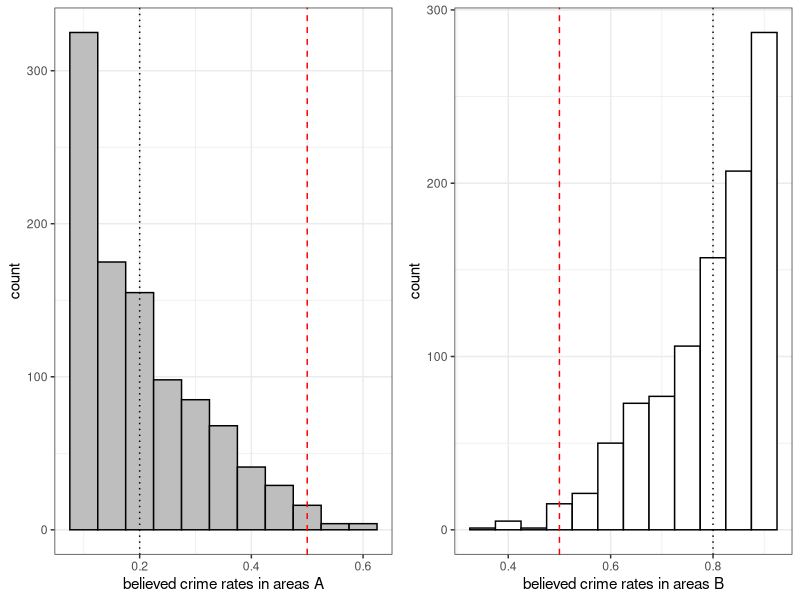
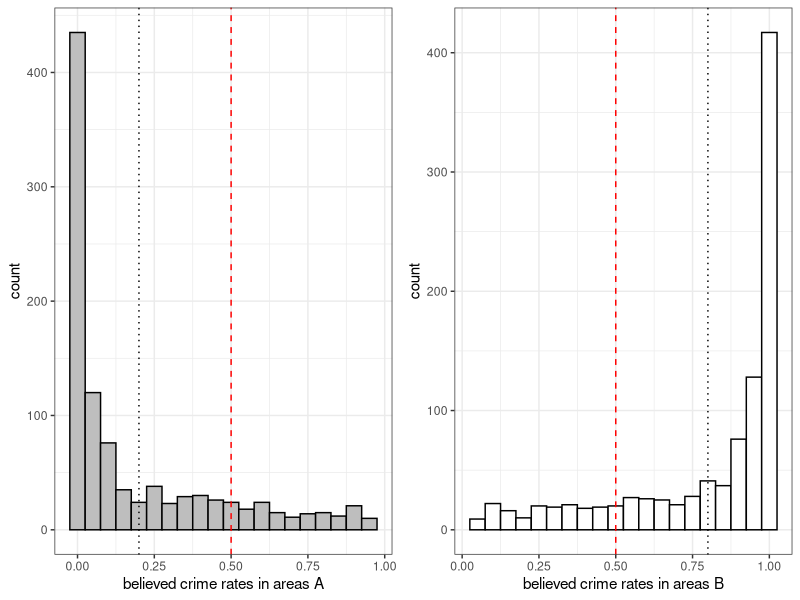
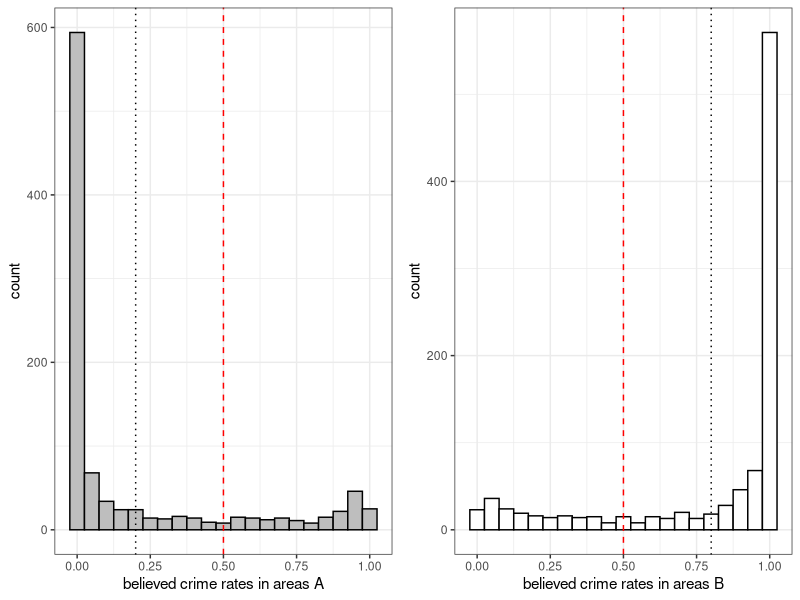
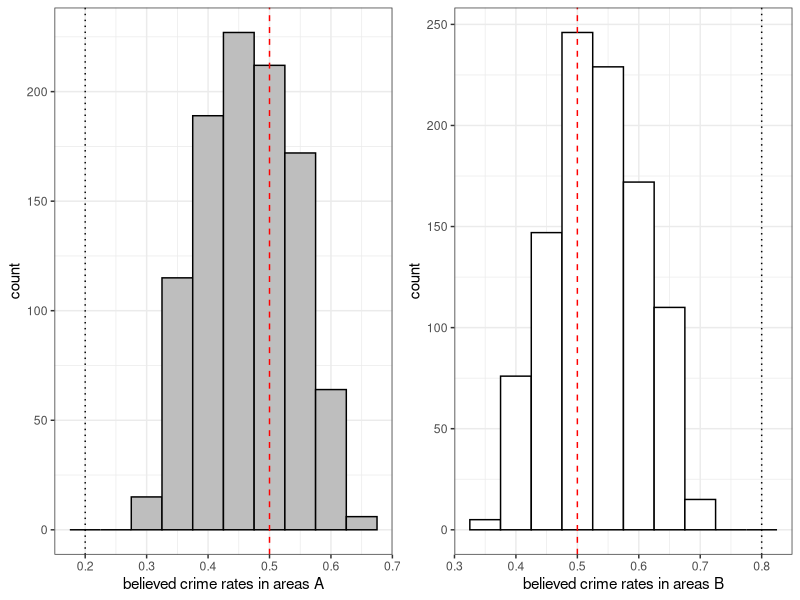
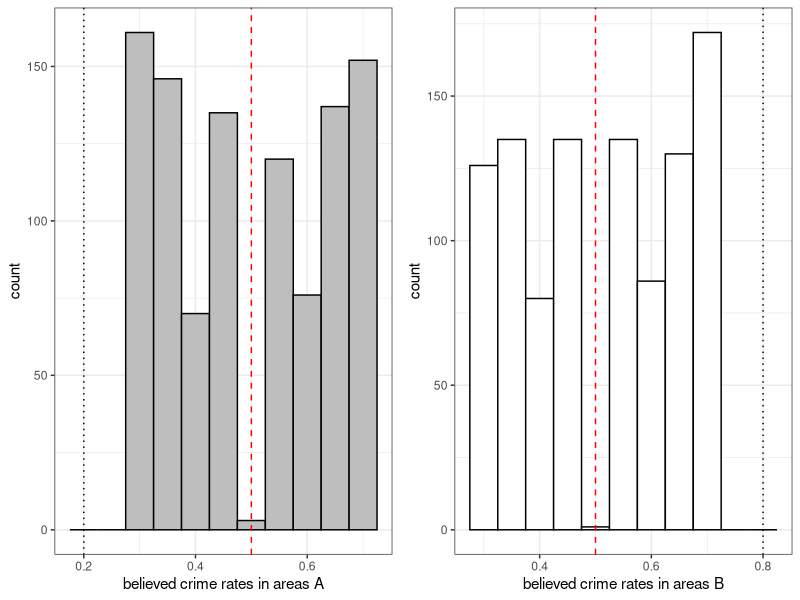
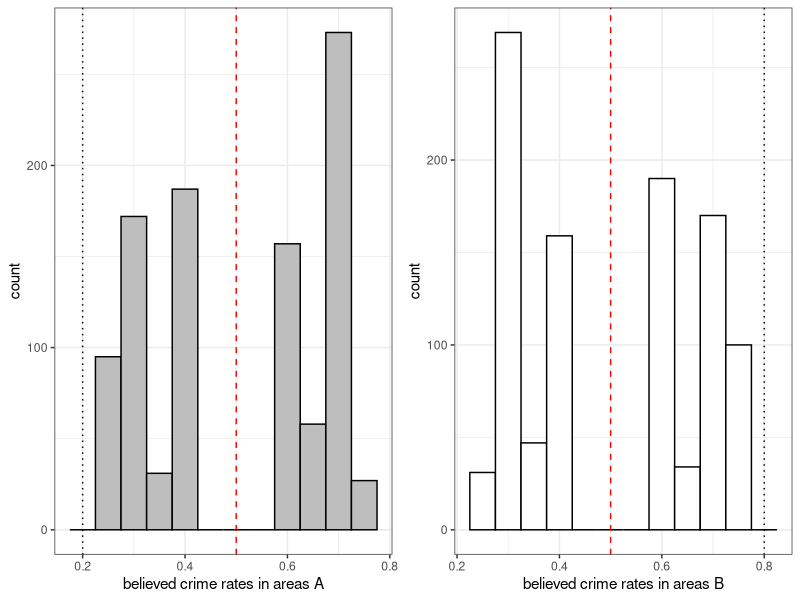

Source code (R) for these figures, in order:
## ---- chunk 1
# true crime
a <- 0.5
b <- 0.5

# police beliefs about crime
ac <- 0.2
bc <- 0.8

# police crime detection when visiting an area
x <- 0.1
## ---- chunk 2
crime1 <- function(ac, bc, a, b, x) {

  outcome <- c(1, 0)
  ac <- ac/(ac+bc)
  bc <- bc/(ac+bc)
  a <- a/(a+b)
  b <- b/(a+b)
    
  flip <- sample(outcome, 1, prob=c(ac,bc))
    
    if(flip==1) {
      learn_a <- c((ac+a*x)/(ac+a*x+bc), bc/(ac+a*x+bc))
      return(c(ac, bc, learn_a))
    }
    else        {
      learn_b <- c(ac/(ac+b*x+bc), (bc+b*x)/(ac+b*x+bc))
      return(c(ac, bc, learn_b))
    
    }
}

crime2 <- function(ac, bc, a, b, x) {
  
  outcome <- c(1, 0)
  a <- a/(a+b)
  b <- b/(a+b)
  before <- crime1(ac, bc, a, b, x)
  ac <- tail(before, 2)[1]
  bc <- tail(before, 2)[2]
  
  flip <- sample(outcome, 1, prob=c(ac,bc))
  
  if(flip==1) {
    learn_a <- c((ac+a*x)/(ac+a*x+bc), bc/(ac+a*x+bc))
    return(c(before, learn_a))
  }
  else        {
    learn_b <- c(ac/(ac+b*x+bc), (bc+b*x)/(ac+b*x+bc))
    return(c(before, learn_b))
    
  }
}

crime3 <- function(ac, bc, a, b, x) {
  
  outcome <- c(1, 0)
  a <- a/(a+b)
  b <- b/(a+b)
  before <- crime2(ac, bc, a, b, x)
  ac <- tail(before, 2)[1]
  bc <- tail(before, 2)[2]
  
  flip <- sample(outcome, 1, prob=c(ac,bc))
  
  if(flip==1) {
    learn_a <- c((ac+a*x)/(ac+a*x+bc), bc/(ac+a*x+bc))
    return(c(before, learn_a))
  }
  else        {
    learn_b <- c(ac/(ac+b*x+bc), (bc+b*x)/(ac+b*x+bc))
    return(c(before, learn_b))
    
  }
}

crime4 <- function(ac, bc, a, b, x) {
  
  outcome <- c(1, 0)
  a <- a/(a+b)
  b <- b/(a+b)
  before <- crime3(ac, bc, a, b, x)
  ac <- tail(before, 2)[1]
  bc <- tail(before, 2)[2]
  
  flip <- sample(outcome, 1, prob=c(ac,bc))
  
  if(flip==1) {
    learn_a <- c((ac+a*x)/(ac+a*x+bc), bc/(ac+a*x+bc))
    return(c(before, learn_a))
  }
  else        {
    learn_b <- c(ac/(ac+b*x+bc), (bc+b*x)/(ac+b*x+bc))
    return(c(before, learn_b))
    
  }
}

crime5 <- function(ac, bc, a, b, x) {
  
  outcome <- c(1, 0)
  a <- a/(a+b)
  b <- b/(a+b)
  before <- crime4(ac, bc, a, b, x)
  ac <- tail(before, 2)[1]
  bc <- tail(before, 2)[2]
  
  flip <- sample(outcome, 1, prob=c(ac,bc))
  
  if(flip==1) {
    learn_a <- c((ac+a*x)/(ac+a*x+bc), bc/(ac+a*x+bc))
    return(c(before, learn_a))
  }
  else        {
    learn_b <- c(ac/(ac+b*x+bc), (bc+b*x)/(ac+b*x+bc))
    return(c(before, learn_b))
    
  }
}

crime6 <- function(ac, bc, a, b, x) {
  
  outcome <- c(1, 0)
  a <- a/(a+b)
  b <- b/(a+b)
  before <- crime5(ac, bc, a, b, x)
  ac <- tail(before, 2)[1]
  bc <- tail(before, 2)[2]
  
  flip <- sample(outcome, 1, prob=c(ac,bc))
  
  if(flip==1) {
    learn_a <- c((ac+a*x)/(ac+a*x+bc), bc/(ac+a*x+bc))
    return(c(before, learn_a))
  }
  else        {
    learn_b <- c(ac/(ac+b*x+bc), (bc+b*x)/(ac+b*x+bc))
    return(c(before, learn_b))
    
  }
}

crime7 <- function(ac, bc, a, b, x) {
  
  outcome <- c(1, 0)
  a <- a/(a+b)
  b <- b/(a+b)
  before <- crime6(ac, bc, a, b, x)
  ac <- tail(before, 2)[1]
  bc <- tail(before, 2)[2]
  
  flip <- sample(outcome, 1, prob=c(ac,bc))
  
  if(flip==1) {
    learn_a <- c((ac+a*x)/(ac+a*x+bc), bc/(ac+a*x+bc))
    return(c(before, learn_a))
  }
  else        {
    learn_b <- c(ac/(ac+b*x+bc), (bc+b*x)/(ac+b*x+bc))
    return(c(before, learn_b))
    
  }
}

crime8 <- function(ac, bc, a, b, x) {
  
  outcome <- c(1, 0)
  a <- a/(a+b)
  b <- b/(a+b)
  before <- crime7(ac, bc, a, b, x)
  ac <- tail(before, 2)[1]
  bc <- tail(before, 2)[2]
  
  flip <- sample(outcome, 1, prob=c(ac,bc))
  
  if(flip==1) {
    learn_a <- c((ac+a*x)/(ac+a*x+bc), bc/(ac+a*x+bc))
    return(c(before, learn_a))
  }
  else        {
    learn_b <- c(ac/(ac+b*x+bc), (bc+b*x)/(ac+b*x+bc))
    return(c(before, learn_b))
    
  }
}

crime9 <- function(ac, bc, a, b, x) {
  
  outcome <- c(1, 0)
  a <- a/(a+b)
  b <- b/(a+b)
  before <- crime8(ac, bc, a, b, x)
  ac <- tail(before, 2)[1]
  bc <- tail(before, 2)[2]
  
  flip <- sample(outcome, 1, prob=c(ac,bc))
  
  if(flip==1) {
    learn_a <- c((ac+a*x)/(ac+a*x+bc), bc/(ac+a*x+bc))
    return(c(before, learn_a))
  }
  else        {
    learn_b <- c(ac/(ac+b*x+bc), (bc+b*x)/(ac+b*x+bc))
    return(c(before, learn_b))
    
  }
}

crime10 <- function(ac, bc, a, b, x) {
  
  outcome <- c(1, 0)
  a <- a/(a+b)
  b <- b/(a+b)
  before <- crime9(ac, bc, a, b, x)
  ac <- tail(before, 2)[1]
  bc <- tail(before, 2)[2]
  
  flip <- sample(outcome, 1, prob=c(ac,bc))
  
  if(flip==1) {
    learn_a <- c((ac+a*x)/(ac+a*x+bc), bc/(ac+a*x+bc))
    return(c(before, learn_a))
  }
  else        {
    learn_b <- c(ac/(ac+b*x+bc), (bc+b*x)/(ac+b*x+bc))
    return(c(before, learn_b))
    
  }
}
## ---- chunk 3
crime1(0.2, 0.8, 0.5, 0.5, 0.2)
crime2(0.2, 0.8, 0.5, 0.5, 0.2)
crime2(0.2, 0.8, 0.5, 0.5, 0.2)
crime3(0.2, 0.8, 0.5, 0.5, 0.2)
crime4(0.2, 0.8, 0.5, 0.5, 0.2)
crime5(0.2, 0.8, 0.5, 0.5, 0.2)
crime6(0.2, 0.8, 0.5, 0.5, 0.2)
crime7(0.2, 0.8, 0.5, 0.5, 0.2)
crime8(0.2, 0.8, 0.5, 0.5, 0.2)
crime9(0.2, 0.8, 0.5, 0.5, 0.2)
crime10(0.2, 0.8, 0.5, 0.5, 0.2)
## ---- chunk 4
library(ggplot2)
library(gridExtra) 
library(ggpubr)
## ---- chunk 5
# crime10(0.2, 0.8, 0.5, 0.5, 0.2)
r10a <- replicate(1000, tail(crime10(0.2, 0.8, 0.5, 0.5, 0.2), 2)[1]) 
r10b <- replicate(1000, tail(crime10(0.2, 0.8, 0.5, 0.5, 0.2), 2)[2]) 
r10aa <- replicate(1000, tail(crime10(0.2, 0.8, 0.5, 0.5, 0.6), 2)[1]) 
r10bb <- replicate(1000, tail(crime10(0.2, 0.8, 0.5, 0.5, 0.6), 2)[2])
r10aaa <- replicate(1000, tail(crime10(0.2, 0.8, 0.5, 0.5, 0.9), 2)[1]) 
r10bbb <- replicate(1000, tail(crime10(0.2, 0.8, 0.5, 0.5, 0.9), 2)[2])
## ---- chunk 6
data <- as.data.frame(r10a)
a <- ggplot(data, aes(x=r10a)) + 
  geom_histogram(binwidth = 0.05, color="black", fill="grey") + 
  theme_bw() +
  geom_vline(xintercept = 0.2, linetype="dotted", color = "black", size=0.5) +
  geom_vline(xintercept = 0.5, linetype="dashed", color = "red", size=0.5) +
  xlab("believed crime rates in areas A")

data <- as.data.frame(r10b)
b <- ggplot(data, aes(x=r10b)) + 
  geom_histogram(binwidth = 0.05, color="black", fill="white") + 
  theme_bw() +
  geom_vline(xintercept = 0.8, linetype="dotted", color = "black", size=0.5) +
  geom_vline(xintercept = 0.5, linetype="dashed", color = "red", size=0.5) +
  xlab("believed crime rates in areas B")

data <- as.data.frame(r10aa)
aa <- ggplot(data, aes(x=r10aa)) + 
  geom_histogram(binwidth = 0.05, color="black", fill="grey") + 
  theme_bw() +
  geom_vline(xintercept = 0.2, linetype="dotted", color = "black", size=0.5) +
  geom_vline(xintercept = 0.5, linetype="dashed", color = "red", size=0.5) +
  xlab("believed crime rates in areas A")

data <- as.data.frame(r10bb)
bb <- ggplot(data, aes(x=r10bb)) + 
  geom_histogram(binwidth = 0.05, color="black", fill="white") + 
  theme_bw() +
  geom_vline(xintercept = 0.8, linetype="dotted", color = "black", size=0.5) +
  geom_vline(xintercept = 0.5, linetype="dashed", color = "red", size=0.5) +
  xlab("believed crime rates in areas B")

data <- as.data.frame(r10aaa)
aaa <- ggplot(data, aes(x=r10aaa)) + 
  geom_histogram(binwidth = 0.05, color="black", fill="grey") + 
  theme_bw() +
  geom_vline(xintercept = 0.2, linetype="dotted", color = "black", size=0.5) +
  geom_vline(xintercept = 0.5, linetype="dashed", color = "red", size=0.5) +
  xlab("believed crime rates in areas A")

data <- as.data.frame(r10bbb)
bbb <- ggplot(data, aes(x=r10bbb)) + 
  geom_histogram(binwidth = 0.05, color="black", fill="white") + 
  theme_bw() +
  geom_vline(xintercept = 0.8, linetype="dotted", color = "black", size=0.5) +
  geom_vline(xintercept = 0.5, linetype="dashed", color = "red", size=0.5) +
  xlab("believed crime rates in areas B")
## ---- chunk 7
plot1 <- ggarrange(a, b, nrow=1, ncol=2)
plot1
plot2 <- ggarrange(aa, bb, nrow=1, ncol=2)
plot2
plot3 <- ggarrange(aaa, bbb, nrow=1, ncol=2)
plot3
## ---- chunk 8
crime1 <- function(ac, bc, a, b, x, r) {

  outcome <- c(1, 0)
  ac <- (1/2*(ac)+1/2*(a*r))/((1/2*(ac)+1/2*(a*r))+(1/2*(bc)+1/2*(b*r)))
  bc <- (1/2*(bc)+1/2*(b*r))/((1/2*(ac)+1/2*(a*r))+(1/2*(bc)+1/2*(b*r)))
  a <- a/(a+b)
  b <- b/(a+b)
    
  flip <- sample(outcome, 1, prob=c(ac,bc))
  # initial police decision depends on rate of crime reporting x
    
    if(flip==1) {
      learn_a <- c((ac+a*x)/(ac+a*x+bc), bc/(ac+a*x+bc))
      return(c(ac, bc, learn_a))
    }
    else        {
      learn_b <- c(ac/(ac+b*x+bc), (bc+b*x)/(ac+b*x+bc))
      return(c(ac, bc, learn_b))
    
    }
}

crime2 <- function(ac, bc, a, b, x, r) {
  
  outcome <- c(1, 0)
  before <- crime1(ac, bc, a, b, x, r)
  ac <- tail(before, 2)[1]
  bc <- tail(before, 2)[2]
  ac <- (1/2*(ac)+1/2*(a*r))/((1/2*(ac)+1/2*(a*r))+(1/2*(bc)+1/2*(b*r)))
  bc <- (1/2*(bc)+1/2*(b*r))/((1/2*(ac)+1/2*(a*r))+(1/2*(bc)+1/2*(b*r)))  
  flip <- sample(outcome, 1, prob=c(ac,bc))
  
  if(flip==1) {
    learn_a <- c((ac+a*x)/(ac+a*x+bc), bc/(ac+a*x+bc))
    return(c(before, learn_a))
  }
  else        {
    learn_b <- c(ac/(ac+b*x+bc), (bc+b*x)/(ac+b*x+bc))
    return(c(before, learn_b))
    
  }
}

crime3 <- function(ac, bc, a, b, x, r) {
  
  outcome <- c(1, 0)
  before <- crime2(ac, bc, a, b, x, r)
  ac <- tail(before, 2)[1]
  bc <- tail(before, 2)[2]
  ac <- (1/2*(ac)+1/2*(a*r))/((1/2*(ac)+1/2*(a*r))+(1/2*(bc)+1/2*(b*r)))
  bc <- (1/2*(bc)+1/2*(b*r))/((1/2*(ac)+1/2*(a*r))+(1/2*(bc)+1/2*(b*r)))
  
  
  flip <- sample(outcome, 1, prob=c(ac,bc))
  
  if(flip==1) {
    learn_a <- c((ac+a*x)/(ac+a*x+bc), bc/(ac+a*x+bc))
    return(c(before, learn_a))
  }
  else        {
    learn_b <- c(ac/(ac+b*x+bc), (bc+b*x)/(ac+b*x+bc))
    return(c(before, learn_b))
    
  }
}

crime4 <- function(ac, bc, a, b, x, r) {
  
  outcome <- c(1, 0)
  before <- crime3(ac, bc, a, b, x, r)
  ac <- tail(before, 2)[1]
  bc <- tail(before, 2)[2]
  ac <- (1/2*(ac)+1/2*(a*r))/((1/2*(ac)+1/2*(a*r))+(1/2*(bc)+1/2*(b*r)))
  bc <- (1/2*(bc)+1/2*(b*r))/((1/2*(ac)+1/2*(a*r))+(1/2*(bc)+1/2*(b*r)))
  
  flip <- sample(outcome, 1, prob=c(ac,bc))
  
  if(flip==1) {
    learn_a <- c((ac+a*x)/(ac+a*x+bc), bc/(ac+a*x+bc))
    return(c(before, learn_a))
  }
  else        {
    learn_b <- c(ac/(ac+b*x+bc), (bc+b*x)/(ac+b*x+bc))
    return(c(before, learn_b))
    
  }
}

crime5 <- function(ac, bc, a, b, x, r) {
  
  outcome <- c(1, 0)
  before <- crime4(ac, bc, a, b, x, r)
  ac <- tail(before, 2)[1]
  bc <- tail(before, 2)[2]
  ac <- (1/2*(ac)+1/2*(a*r))/((1/2*(ac)+1/2*(a*r))+(1/2*(bc)+1/2*(b*r)))
  bc <- (1/2*(bc)+1/2*(b*r))/((1/2*(ac)+1/2*(a*r))+(1/2*(bc)+1/2*(b*r)))
  
  flip <- sample(outcome, 1, prob=c(ac,bc))
  
  if(flip==1) {
    learn_a <- c((ac+a*x)/(ac+a*x+bc), bc/(ac+a*x+bc))
    return(c(before, learn_a))
  }
  else        {
    learn_b <- c(ac/(ac+b*x+bc), (bc+b*x)/(ac+b*x+bc))
    return(c(before, learn_b))
    
  }
}

crime6 <- function(ac, bc, a, b, x, r) {
  
  outcome <- c(1, 0)
  before <- crime5(ac, bc, a, b, x, r)
  ac <- tail(before, 2)[1]
  bc <- tail(before, 2)[2]
  ac <- (1/2*(ac)+1/2*(a*r))/((1/2*(ac)+1/2*(a*r))+(1/2*(bc)+1/2*(b*r)))
  bc <- (1/2*(bc)+1/2*(b*r))/((1/2*(ac)+1/2*(a*r))+(1/2*(bc)+1/2*(b*r)))
  
  flip <- sample(outcome, 1, prob=c(ac,bc))
  
  if(flip==1) {
    learn_a <- c((ac+a*x)/(ac+a*x+bc), bc/(ac+a*x+bc))
    return(c(before, learn_a))
  }
  else        {
    learn_b <- c(ac/(ac+b*x+bc), (bc+b*x)/(ac+b*x+bc))
    return(c(before, learn_b))
    
  }
}

crime7 <- function(ac, bc, a, b, x, r) {
  
  outcome <- c(1, 0)
  before <- crime6(ac, bc, a, b, x, r)
  ac <- tail(before, 2)[1]
  bc <- tail(before, 2)[2]
  ac <- (1/2*(ac)+1/2*(a*r))/((1/2*(ac)+1/2*(a*r))+(1/2*(bc)+1/2*(b*r)))
  bc <- (1/2*(bc)+1/2*(b*r))/((1/2*(ac)+1/2*(a*r))+(1/2*(bc)+1/2*(b*r)))
  
  flip <- sample(outcome, 1, prob=c(ac,bc))
  
  if(flip==1) {
    learn_a <- c((ac+a*x)/(ac+a*x+bc), bc/(ac+a*x+bc))
    return(c(before, learn_a))
  }
  else        {
    learn_b <- c(ac/(ac+b*x+bc), (bc+b*x)/(ac+b*x+bc))
    return(c(before, learn_b))
    
  }
}

crime8 <- function(ac, bc, a, b, x, r) {
  
  outcome <- c(1, 0)
  before <- crime7(ac, bc, a, b, x, r)
  ac <- tail(before, 2)[1]
  bc <- tail(before, 2)[2]
  ac <- (1/2*(ac)+1/2*(a*r))/((1/2*(ac)+1/2*(a*r))+(1/2*(bc)+1/2*(b*r)))
  bc <- (1/2*(bc)+1/2*(b*r))/((1/2*(ac)+1/2*(a*r))+(1/2*(bc)+1/2*(b*r)))
  
  flip <- sample(outcome, 1, prob=c(ac,bc))
  
  if(flip==1) {
    learn_a <- c((ac+a*x)/(ac+a*x+bc), bc/(ac+a*x+bc))
    return(c(before, learn_a))
  }
  else        {
    learn_b <- c(ac/(ac+b*x+bc), (bc+b*x)/(ac+b*x+bc))
    return(c(before, learn_b))
    
  }
}

crime9 <- function(ac, bc, a, b, x, r) {
  
  outcome <- c(1, 0)
  before <- crime8(ac, bc, a, b, x, r)
  ac <- tail(before, 2)[1]
  bc <- tail(before, 2)[2]
  ac <- (1/2*(ac)+1/2*(a*r))/((1/2*(ac)+1/2*(a*r))+(1/2*(bc)+1/2*(b*r)))
  bc <- (1/2*(bc)+1/2*(b*r))/((1/2*(ac)+1/2*(a*r))+(1/2*(bc)+1/2*(b*r)))
  
  flip <- sample(outcome, 1, prob=c(ac,bc))
  
  if(flip==1) {
    learn_a <- c((ac+a*x)/(ac+a*x+bc), bc/(ac+a*x+bc))
    return(c(before, learn_a))
  }
  else        {
    learn_b <- c(ac/(ac+b*x+bc), (bc+b*x)/(ac+b*x+bc))
    return(c(before, learn_b))
    
  }
}

crime10 <- function(ac, bc, a, b, x, r) {
  
  outcome <- c(1, 0)
  before <- crime9(ac, bc, a, b, x, r)
  ac <- tail(before, 2)[1]
  bc <- tail(before, 2)[2]
  ac <- (1/2*(ac)+1/2*(a*r))/((1/2*(ac)+1/2*(a*r))+(1/2*(bc)+1/2*(b*r)))
  bc <- (1/2*(bc)+1/2*(b*r))/((1/2*(ac)+1/2*(a*r))+(1/2*(bc)+1/2*(b*r)))
  
  flip <- sample(outcome, 1, prob=c(ac,bc))
  
  if(flip==1) {
    learn_a <- c((ac+a*x)/(ac+a*x+bc), bc/(ac+a*x+bc))
    return(c(before, learn_a))
  }
  else        {
    learn_b <- c(ac/(ac+b*x+bc), (bc+b*x)/(ac+b*x+bc))
    return(c(before, learn_b))
    
  }
}
## ---- chunk 9
# crime10(0.2, 0.8, 0.5, 0.5, 0.2)
r10a <- replicate(1000, tail(crime10(0.2, 0.8, 0.5, 0.5, 0.2, 0.2), 2)[1]) 
r10b <- replicate(1000, tail(crime10(0.2, 0.8, 0.5, 0.5, 0.2, 0.2), 2)[2]) 
r10aa <- replicate(1000, tail(crime10(0.2, 0.8, 0.5, 0.5, 0.6, 0.6), 2)[1]) 
r10bb <- replicate(1000, tail(crime10(0.2, 0.8, 0.5, 0.5, 0.6, 0.6), 2)[2])
r10aaa <- replicate(1000, tail(crime10(0.2, 0.8, 0.5, 0.5, 0.9, 0.9), 2)[1]) 
r10bbb <- replicate(1000, tail(crime10(0.2, 0.8, 0.5, 0.5, 0.9, 0.9), 2)[2])
## ---- chunk 10
data <- as.data.frame(r10a)
a <- ggplot(data, aes(x=r10a)) + 
  geom_histogram(binwidth = 0.05, color="black", fill="grey") + 
  theme_bw() +
  geom_vline(xintercept = 0.2, linetype="dotted", color = "black", size=0.5) +
  geom_vline(xintercept = 0.5, linetype="dashed", color = "red", size=0.5) +
  xlab("believed crime rates in areas A")

data <- as.data.frame(r10b)
b <- ggplot(data, aes(x=r10b)) + 
  geom_histogram(binwidth = 0.05, color="black", fill="white") + 
  theme_bw() +
  geom_vline(xintercept = 0.8, linetype="dotted", color = "black", size=0.5) +
  geom_vline(xintercept = 0.5, linetype="dashed", color = "red", size=0.5) +
  xlab("believed crime rates in areas B")

data <- as.data.frame(r10aa)
aa <- ggplot(data, aes(x=r10aa)) + 
  geom_histogram(binwidth = 0.05, color="black", fill="grey") + 
  theme_bw() +
  geom_vline(xintercept = 0.2, linetype="dotted", color = "black", size=0.5) +
  geom_vline(xintercept = 0.5, linetype="dashed", color = "red", size=0.5) +
  xlab("believed crime rates in areas A")

data <- as.data.frame(r10bb)
bb <- ggplot(data, aes(x=r10bb)) + 
  geom_histogram(binwidth = 0.05, color="black", fill="white") + 
  theme_bw() +
  geom_vline(xintercept = 0.8, linetype="dotted", color = "black", size=0.5) +
  geom_vline(xintercept = 0.5, linetype="dashed", color = "red", size=0.5) +
  xlab("believed crime rates in areas B")

data <- as.data.frame(r10aaa)
aaa <- ggplot(data, aes(x=r10aaa)) + 
  geom_histogram(binwidth = 0.05, color="black", fill="grey") + 
  theme_bw() +
  geom_vline(xintercept = 0.2, linetype="dotted", color = "black", size=0.5) +
  geom_vline(xintercept = 0.5, linetype="dashed", color = "red", size=0.5) +
  xlab("believed crime rates in areas A")

data <- as.data.frame(r10bbb)
bbb <- ggplot(data, aes(x=r10bbb)) + 
  geom_histogram(binwidth = 0.05, color="black", fill="white") + 
  theme_bw() +
  geom_vline(xintercept = 0.8, linetype="dotted", color = "black", size=0.5) +
  geom_vline(xintercept = 0.5, linetype="dashed", color = "red", size=0.5) +
  xlab("believed crime rates in areas B")
## ---- chunk 11
plot1 <- ggarrange(a, b, nrow=1, ncol=2)
plot1
plot2 <- ggarrange(aa, bb, nrow=1, ncol=2)
plot2
plot3 <- ggarrange(aaa, bbb, nrow=1, ncol=2)
plot3
